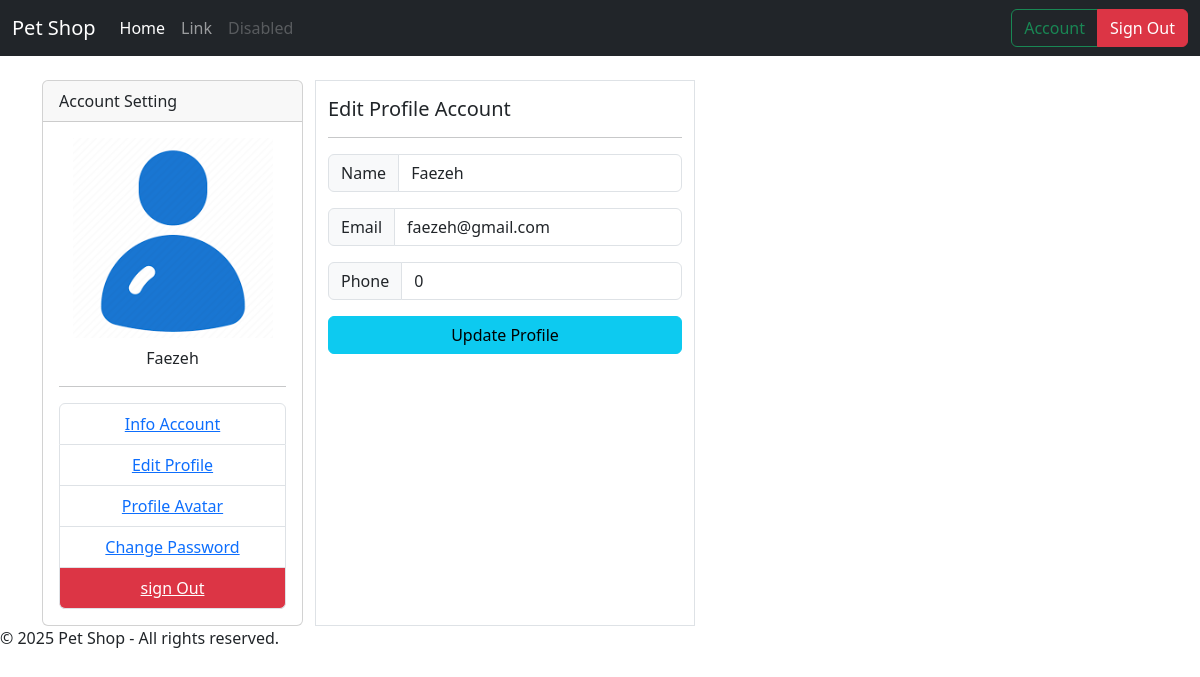
The page /account/edit (signed in) on the database its author committed.
### models/User.py (models this page shows, shortened)
class Users(db.Model, UserMixin):
    id = Column(Integer, primary_key=True, autoincrement=True)
    name = Column(String(110))
    email = Column(String(110), unique=True)
    _passwd = Column("passwd", String(256))
    admin = Column(Boolean(), default=False)
    avatar = Column(String(110) , default='/static/img/avatar.png')
    phone = Column(String(20), default='0')
    created_at = Column(DateTime(), default=datetime.utcnow)
    orders = db.relationship('Order', backref='user', lazy=True)
    cart = db.relationship('Cart', backref='user', lazy=True)
    @property
    def passwd(self):
        return self._passwd
    @passwd.setter
    def passwd(self, password):
        self._passwd = generate_password_hash(password)

### controller/user.py (the view, shortened to what this page needs)
    def account_edit(self):
        form = EditProfile()
        return render_template('/account/edit.html' , form = form)

### validators/Auth.py
class EditProfile(FlaskForm):
    name = StringField(
        label='Name',
        validators=[DataRequired('Name Field is Required')]
    )
    email = StringField(
        label='Email',
        validators=[
            DataRequired('Email Field is Required'),
            Email('Email is Invalid')
        ]
    )
    phone = StringField(
        label='phone',
        validators=[DataRequired('phone Field is Required')]
    )
    submit = SubmitField('Update Profile')

### app.py (called while the page is built)
@login.user_loader
def userLoader(user_id):
    return User.Users.query.get(user_id)

### templates/account/edit.html (shortened to what this page needs)
{% include './header.html' %}
<div class="container">
    <div class="row mt-4">
        {% include "./account/menu.html" %}
        <div class="col-4 border bg-white">
            <h5 class="mt-3">Edit Profile Account</h5>
            <hr>
            <form action="{{ url_for('account_edit') }}" method="post" novalidate>
                <div class="input-group mb-3 mt-3">
                    <span class="input-group-text" id="basic-addon1">Name</span>
                    {{ form.name(class="form-control" , value=current_user.name) }}
                </div>
                <div class="input-group mb-3 mt-3">
                    <span class="input-group-text" id="basic-addon1">Email</span>
                    {{ form.email(class="form-control" , value=current_user.email) }}
                </div>
                <div class="input-group mb-3 mt-3">
                    <span class="input-group-text" id="basic-addon1">Phone</span>
                    {{ form.phone(class="form-control" , value=current_user.phone) }}
                </div>
                <div class="input-group mb-3 mt-3">
                    {{ form.submit(class='btn btn-info w-100') }}
                </div>
            </form>
        </div>
    </div>
</div>
{% include './footer.html' %}

### templates/account/menu.html
<dev class="col-3">
    <div class="card">
        <div class="card-header">Account Setting</div>
        <div class="card-body text-center">
            <img src="{{ url_for('static' , filename=current_user.avatar) }}" width="200" height="200" alt="">
            <p class="text-center mt-2">{{ current_user.name }}</p>
            <hr>
            <ul class="list-group">
                <li class="list-group-item"><a class="link" href="{{ url_for('account_info') }}">Info Account</a></li>
                <li class="list-group-item"><a class="link" href="{{ url_for('account_edit') }}">Edit Profile</a></li>
                <li class="list-group-item"><a class="link" href="{{ url_for('account_avatar') }}">Profile Avatar</a></li>
                <li class="list-group-item"><a class="link" href="{{ url_for('account_password') }}">Change Password</a></li>
                <li class="list-group-item bg-danger "><a class="link text-white" href="{{ url_for('SignOut') }}">sign Out</a></li>
            </ul>
        </div>
    </div>
</dev>

### rows shown on the page
Users: avatar (placeholder picture), name "Faezeh", email "faezeh@gmail.com", phone "0"
